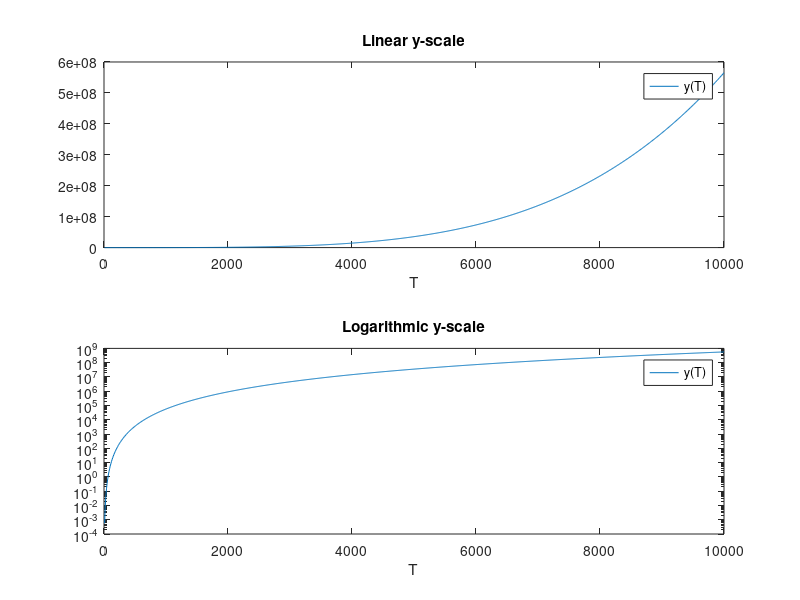

This figure's MATLAB source:
% L4STEFS

% The Stefan Boltzmann Law. The units are Power/area in Watt/m^2
% A linear and a logarithmic scale are used.
function L4STEFS;
h = 6.626e-34;
c = 3e8;
k = 1.38e-23;
T = (10:10:10000);
Sigma = (2/15)*(( (pi^5)*(k^4))/((c^2)*(h^3)))
% Sigma = 5.652e-8 kgs-3K-4
yT = Sigma*(T.^4);

% Linear y-scale
figure(1);
subplot(2,1,1);
plot(T,yT);
axis([0 1e4 0 6e8]);                  % PLOTS LIMITS                    
xlabel('T');
title('Linear y-scale');
legend('y(T)');

% Logarithmic y-scale
subplot(2,1,2);
semilogy(T,yT);
axis([0 1e4 1e-4 1e9]);                  % PLOTS LIMITS                    
xlabel('T');
title('Logarithmic y-scale');
legend('y(T)');
